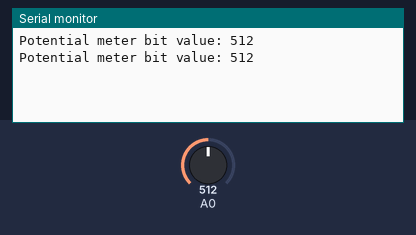
Bench run of a sketch on a simulated Arduino Uno, built with avr-gcc and run on an emulated ATmega328P. On the bench: the last lines printed to the serial monitor. The test bench sets the inputs (shaded band); at power-on: A0 = 512.

Above: at 1.8 s.
1.9 s: A0 set to 716
At 2.6 s:
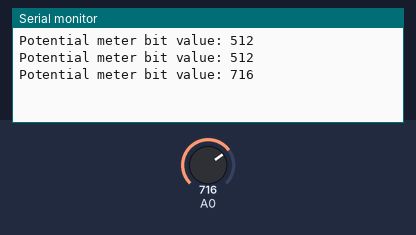
3.4 s: A0 set to 900
At 4.8 s:
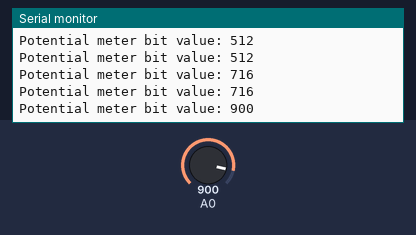
Timing chart, 0 to 6.4 s (numbered marks = the images above; inputs shaded):
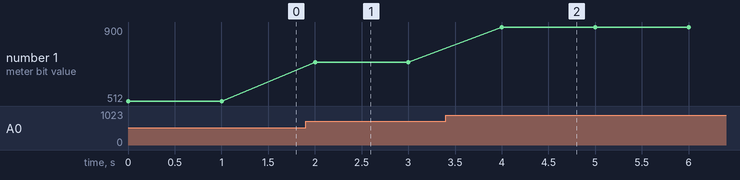

Measured:
- after the input at 1.9 s, the serial monitor: prints a new line after 0.10 s (image 1)
- after the input at 3.4 s, the serial monitor: prints a new line after 0.60 s (image 2)
- plotted number 1: 512 → 716 after the input at 1.9 s, 716 → 900 after the input at 3.4 s

The sketch:

sketch_jan26a.ino
```cpp
int var=0;


void setup() {
  // put your setup code here, to run once:
Serial.begin(9600);
pinMode(A0,INPUT);
}

void loop() {
  // put your main code here, to run repeatedly:
  var=analogRead(A0);
  Serial.print("Potential meter bit value: ");
  Serial.println(var);
  delay(1000);
}
```
